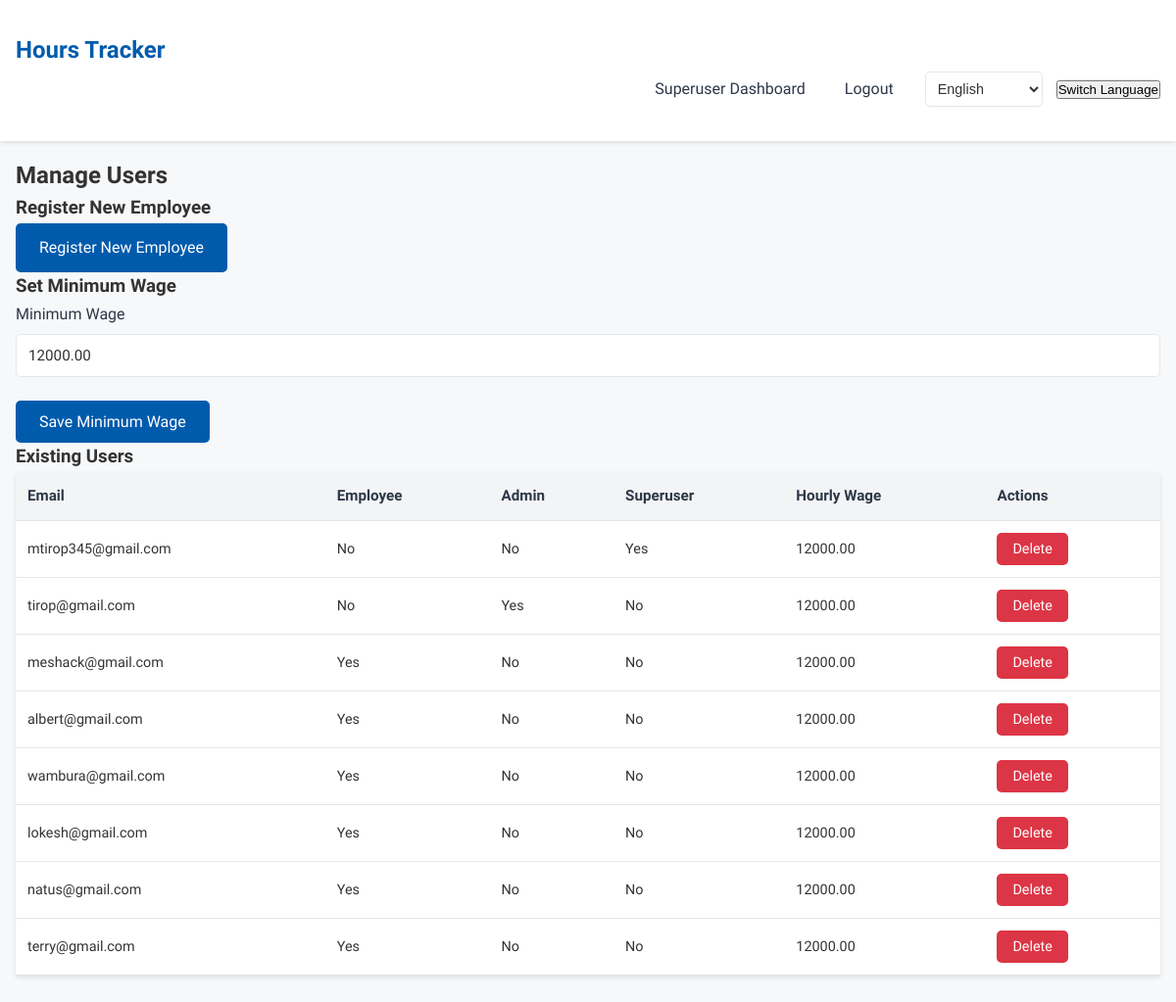
Screenshot of /manage-users/ (signed in) with the database file from the repository.
### hours_tracker/models.py (models this page shows, shortened)
class Settings(models.Model):
    minimum_wage = models.DecimalField(max_digits=10, decimal_places=2, default=0.00)

class CustomUser(AbstractUser):
    is_employee = models.BooleanField(default=False)
    is_admin = models.BooleanField(default=False)
    hourly_wage = models.DecimalField(max_digits=10, decimal_places=2, default=0.00)
    first_name = models.CharField(max_length=100, blank=True)
    last_name = models.CharField(max_length=100, blank=True)
    account_number = models.CharField(max_length=20, blank=True)
    is_contracted = models.BooleanField(default=False)
    visa_type = models.CharField(max_length=50, blank=True)
    bank_name = models.CharField(max_length=100, blank=True)

### hours_tracker/views.py (the view, shortened to what this page needs)
# urls.py: path('manage-users/', views.manage_users, name='manage_users'),
@login_required
def manage_users(request):
    lang = request.session.get('language', 'en')
    logger.debug(f"manage_users - Session language: {lang}, Session key: {request.session.session_key}")
    template = f'manage_users_{lang}.html'
    logger.debug(f"manage_users - Rendering template: {template}")
    if not (request.user.is_admin or request.user.is_superuser):
        return redirect('calendar')
    users = CustomUser.objects.all()
    settings, created = Settings.objects.get_or_create(id=1)
    context = {
        'users': users,
        'minimum_wage': settings.minimum_wage,
    }
    return render(request, template, context)

### templates/manage_users_en.html (shortened to what this page needs)
{% extends 'base_en.html' %}
{% load static %}
{% block css %}
    <link rel="stylesheet" href="{% static 'css/manage_users.css' %}">
{% endblock %}
{% block content %}
<h2>Manage Users</h2>
<h3>Register New Employee</h3>
<a href="{% url 'register_employee' %}" class="button-primary">Register New Employee</a>
<h3>Set Minimum Wage</h3>
<form method="post">
    <div class="form-group">
        <label for="minimum_wage">Minimum Wage</label>
        <input type="number" step="0.01" name="minimum_wage" id="minimum_wage" value="{{ minimum_wage }}" class="input-field">
    </div>
    <button type="submit" name="set_minimum_wage" class="button-primary">Save Minimum Wage</button>
</form>
<h3>Existing Users</h3>
<table class="table-custom">
    <thead>
        <tr>
            <th>Email</th>
            <th>Employee</th>
            <th>Admin</th>
            <th>Superuser</th>
            <th>Hourly Wage</th>
            <th>Actions</th>
        </tr>
    </thead>
    <tbody>
        {% for user in users %}
            <tr>
                <td>{{ user.email }}</td>
                <td>{{ user.is_employee|yesno:"Yes,No" }}</td>
                <td>{{ user.is_admin|yesno:"Yes,No" }}</td>
                <td>{{ user.is_superuser|yesno:"Yes,No" }}</td>
                <td>{{ user.hourly_wage }}</td>
                <td>
                    <form method="post" style="display:inline;">
                        <button type="submit" class="button-danger">Delete</button>
                    </form>
                </td>
            </tr>
        {% endfor %}
    </tbody>
</table>
{% endblock %}

### static/css/base.css (style rules this page uses)
* { margin: 0; padding: 0; box-sizing: border-box; }
body { font-family: 'Noto Sans KR', 'Nanum Gothic', -apple-system, BlinkMacSystemFont, 'Segoe UI', Roboto, sans-serif; line-height: 1.6; color: #333; background-color: #f6f8fa; }

### static/css/manage_users.css (style rules this page uses)
.form-group { margin-bottom: 1.5rem; }
.form-group label { display: block; font-family: 'Noto Sans KR', 'Nanum Gothic', sans-serif; font-size: 1rem; font-weight: 500; color: #2d3748; margin-bottom: 0.5rem; }
.input-field { width: 100%; padding: 0.75rem; border: 1px solid #e5e7eb; border-radius: 5px; font-family: 'Noto Sans KR', 'Nanum Gothic', sans-serif; font-size: 0.95rem; color: #333; background: #ffffff; transition: border-color 0.2s ease; }
.button-primary { background: #005bac; color: #ffffff; border: none; padding: 0.75rem 1.5rem; border-radius: 5px; font-family: 'Noto Sans KR', 'Nanum Gothic', sans-serif; font-size: 1rem; font-weight: 500; cursor: pointer; transition: background 0.2s ease; display: inline-block; text-decoration: none; }
.button-danger { background: #dc3545; color: #ffffff; border: none; padding: 0.5rem 1rem; border-radius: 5px; font-family: 'Noto Sans KR', 'Nanum Gothic', sans-serif; font-size: 0.9rem; font-weight: 500; cursor: pointer; transition: background 0.2s ease; }
.table-custom { width: 100%; border-collapse: collapse; font-family: 'Noto Sans KR', 'Nanum Gothic', sans-serif; background: #ffffff; box-shadow: 0 2px 4px rgba(0, 0, 0, 0.1); margin-bottom: 1.5rem; }
.table-custom th, .table-custom td { padding: 0.75rem; text-align: left; border-bottom: 1px solid #e5e7eb; }
.table-custom th { background: #f3f4f6; font-weight: 600; color: #2d3748; font-size: 0.95rem; }
.table-custom td { font-size: 0.9rem; color: #333; }

### rows the page displays
Settings: minimum_wage "12000.00"
CustomUser: email "mtirop345@gmail.com", is_employee "No", is_admin "No", is_superuser "Yes", hourly_wage "12000.00"
CustomUser: email "tirop@gmail.com", is_employee "No", is_admin "Yes", is_superuser "No", hourly_wage "12000.00"
CustomUser: email "meshack@gmail.com", is_employee "Yes", is_admin "No", is_superuser "No", hourly_wage "12000.00"
CustomUser: email "albert@gmail.com", is_employee "Yes", is_admin "No", is_superuser "No", hourly_wage "12000.00"
CustomUser: email "wambura@gmail.com", is_employee "Yes", is_admin "No", is_superuser "No", hourly_wage "12000.00"
CustomUser: email "lokesh@gmail.com", is_employee "Yes", is_admin "No", is_superuser "No", hourly_wage "12000.00"
CustomUser: email "natus@gmail.com", is_employee "Yes", is_admin "No", is_superuser "No", hourly_wage "12000.00"
CustomUser: email "terry@gmail.com", is_employee "Yes", is_admin "No", is_superuser "No", hourly_wage "12000.00"
